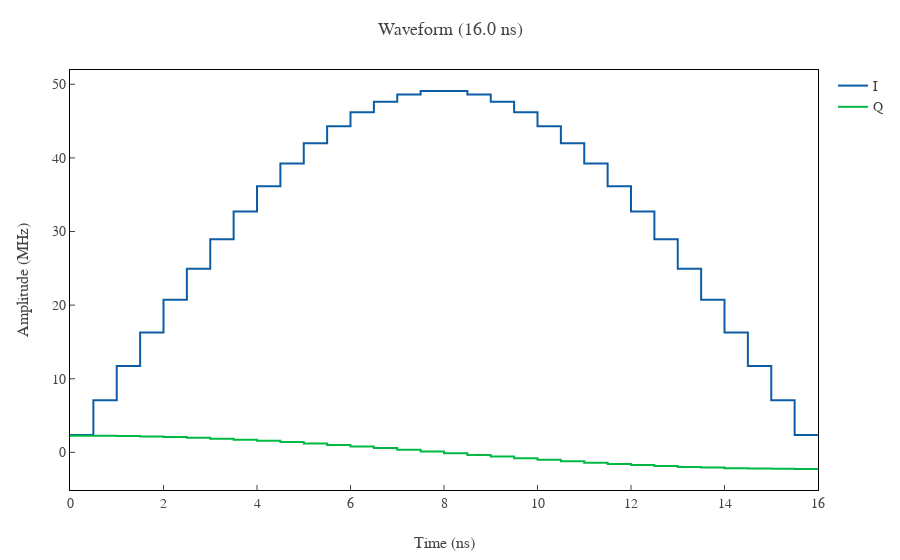

This figure's notebook cell:
### Code cell
alpha = 2 * np.pi * control_qubit.anharmonicity
beta = -0.5 / alpha
pi_pulse = drag_pi_pulse(
    duration=drag_duration,
    beta=beta,
)
pi_pulse.plot(divide_by_two_pi=True)

drag_amplitude = np.max(pi_pulse.real)
drag_amplitude

### Figure 1 — Plotly figure (JSON) as saved in the notebook; plotly's stock layout.template omitted (floating-point values rounded to 4 significant figures)
{"data": [{"line": {"shape": "hv"}, "mode": "lines", "name": "I", "type": "scatter", "x": [0, 0.5, 1, 1.5, 2, 2.5, 3, 3.5, 4, 4.5, 5, 5.5, 6, 6.5, 7, 7.5, 8, 8.5, 9, 9.5, 10, 10.5, 11, 11.5, 12, 12.5, 13, 13.5, 14, 14.5, 15, 15.5, 16], "y": [2.367, 7.081, 11.74, 16.3, 20.71, 24.95, 28.96, 32.71, 36.15, 39.25, 41.98, 44.3, 46.19, 47.63, 48.6, 49.09, 49.09, 48.6, 47.63, 46.19, 44.3, 41.98, 39.25, 36.15, 32.71, 28.96, 24.95, 20.71, 16.3, 11.74, 7.081, 2.367, 2.367]}, {"line": {"shape": "hv"}, "mode": "lines", "name": "Q", "type": "scatter", "x": [0, 0.5, 1, 1.5, 2, 2.5, 3, 3.5, 4, 4.5, 5, 5.5, 6, 6.5, 7, 7.5, 8, 8.5, 9, 9.5, 10, 10.5, 11, 11.5, 12, 12.5, 13, 13.5, 14, 14.5, 15, 15.5, 16], "y": [2.261, 2.243, 2.205, 2.148, 2.071, 1.974, 1.857, 1.721, 1.567, 1.396, 1.209, 1.009, 0.7969, 0.5759, 0.3483, 0.1165, -0.1165, -0.3483, -0.5759, -0.7969, -1.009, -1.209, -1.396, -1.567, -1.721, -1.857, -1.974, -2.071, -2.148, -2.205, -2.243, -2.261, -2.261]}], "layout": {"title": {"text": "Waveform (16.0 ns)"}, "xaxis": {"title": {"text": "Time (ns)"}}, "yaxis": {"title": {"text": "Amplitude (MHz)"}}}}
